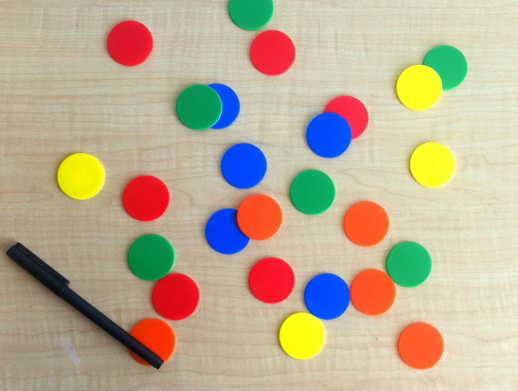
#> input picture pictures/coloredChips.png, 518 x 391 px, found by its file name
$ python 01_Basics_of_OpenCV.py
#> lines starting #> are read from the running program, lines starting #| are printed output that depends on the picture

# OpenCV: Open Source Computer Vision library to implement image processing

# In openCV we use arrays to store an image
# and Numpy library is used to handle arrays
# image always store in 2D array

# Images types
# Gray scale Image: Single channel
# True Color Image: RGB, BGR in Python, 3 channel
# Binary Image: 1 bit, 0 or 1 black or white

# Functions for Images in Python

import cv2    # OpenCV used as cv2 in python

# read an image and display

path = "C:\\Users\\hp\\Google Drive\\R&D\\Python\\" \
       "Machine_Learning\\OpenCV Full Course 2022\\pictures\\coloredChips.png"

img = cv2.imread(path)  # took path and name of image as an argument
#> img is the input picture: shape (391, 518, 3); mean B, G, R 148.1, 173.3, 188.3
print(img)
#> (printed output is left out)
cv2.imshow("Image", img)
#cv2.waitKey()

# resize image
img_new = cv2.resize(img, (200, 200))
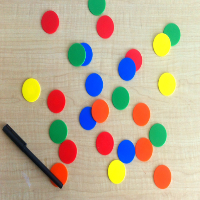
#> img_new: shape (200, 200, 3); mean B, G, R 148, 173.1, 188.2
cv2.imshow("Resized Image", img_new)

# read image in grayscale
img1 = cv2.imread(path, 0)  # 0 means in grayscale
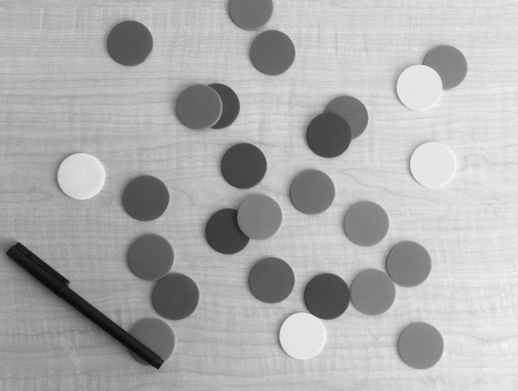
#> img1: shape (391, 518); min 9, max 247, mean 174.4
cv2.imshow("Image1", img1)

# flip the image
img = cv2.imread(path)
cv2.imshow("fliped image", cv2.flip(img, 1))  # it take parameters 0,-1,1
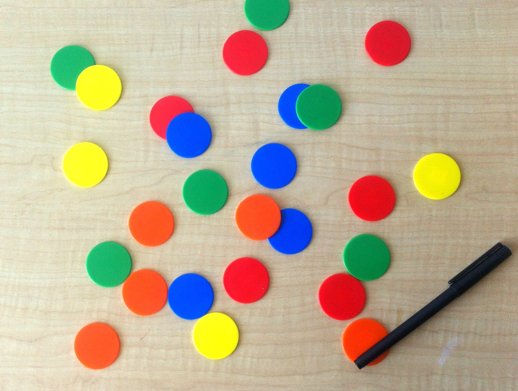
#> window 'fliped image': shape (391, 518, 3); mean B, G, R 148.1, 173.3, 188.3

# Convert image to grayscale and save in current directory
img2 = cv2.imread(path, 0)  # 0 means in grayscale
cv2.imshow("Image2", img2)

k = cv2.waitKey()  # waits untill key press or wait for particular miliseocds time
#> (key Esc is pressed here)
if k == ord('s'):
       cv2.imwrite('output.png', img2)
else:
       cv2.destroyAllWindows()

# cv2.waitKey()
# cv2.destroyAllWindows()  # relase memory which used to store images
